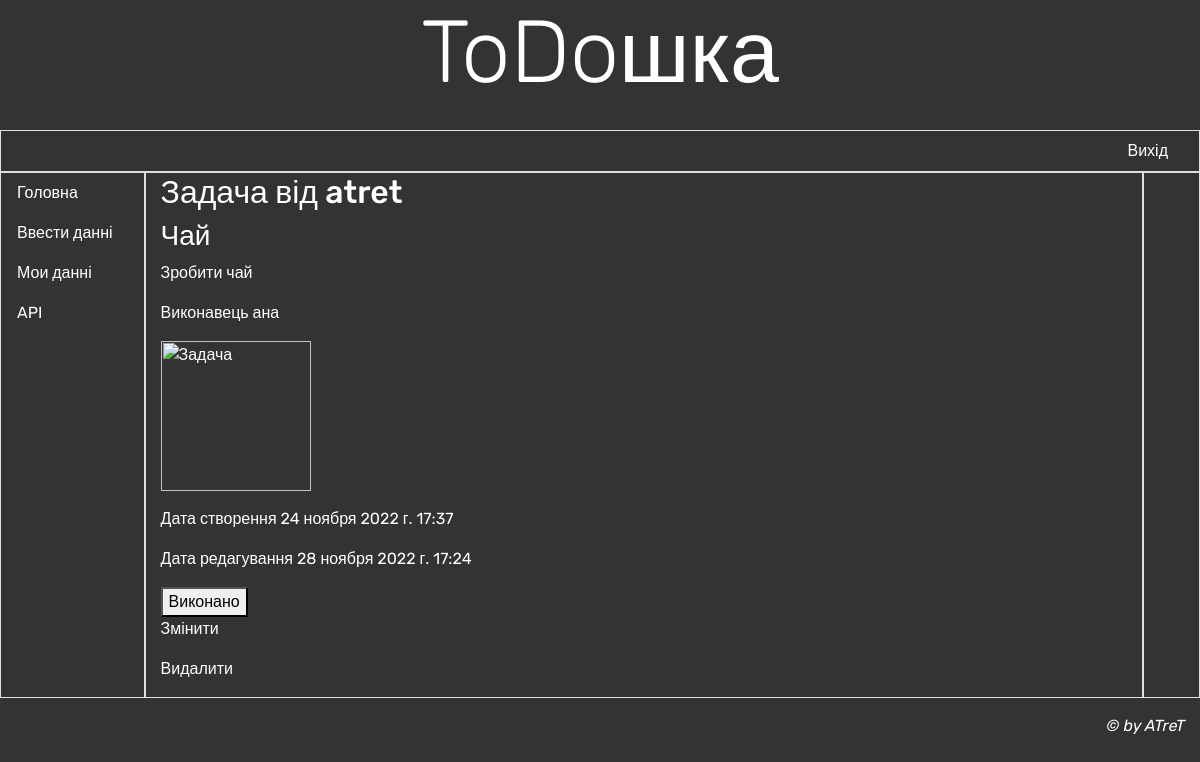
The page /dashboard/1 (signed in) on the database its author committed.
### dashboard/models.py (models this page shows, shortened)
class TodoDb(models.Model):
    author = models.ForeignKey(
        User,
        on_delete=models.CASCADE
        )
    header = models.CharField(
        max_length=100,
        verbose_name='Заголовок'
        )
    content = models.TextField(
        max_length=500,
        verbose_name='Задача'
        )
    slave = models.CharField(
        max_length=100,
        verbose_name='Виконавець'
        )
    date_add = models.DateTimeField(
        auto_now_add=True
        )
    date_update = models.DateTimeField(
        auto_now=True
        )
    photo = models.ImageField(
        blank=True,
        null=True,
        upload_to='uploads/%Y/%m/%d/',
        verbose_name='Фото'
        )
    complate = models.BooleanField(
        default= False
        )
    def is_complate(self):
        self.complate = "True"
        self.save()
    class Meta:
        verbose_name = 'Todoшка'
        verbose_name_plural = 'Todoшки'
        ordering = ['date_add']

### dashboard/views.py (the view)
# urls.py: path('<int:pk>', views.TdDetailView.as_view(), name='detail'),
class TdDetailView(LoginRequiredMixin, DetailView):
    model = TodoDb
    template_name = 'dashboard/details.html'
    context_object_name = 'detail_content'
    raise_exception = True

### dashboard/templates/dashboard/details.html (shortened to what this page needs)
{% extends "base.html" %}
{% block content %}
    <h2>Задача від {{ detail_content.author }}</h2>
    <div class="date" >
        <h3>{{ detail_content.header }}</h3>
        <p>{{ detail_content.content }}</p>
        <p>Виконавець {{ detail_content.slave }}</p>
        <p><img src="/{{ detail_content.photo }}" alt="Задача" style="width:150px;height:150px;"></p>
        <p>Дата створення {{ detail_content.date_add }}</p>
        <p>Дата редагування {{ detail_content.date_update }}</p>
        {% if request.user != detail_content.slave %}
            <button type="submit" onClick="{{ detail_content.is_complate }}">Виконано</button>
        {% endif %}
        {% if request.user == detail_content.author %}
            <p><a href='{% url "dashboard:update" detail_content.pk %}'>Змінити</a></p>
            <p><a href='{% url "dashboard:delete" detail_content.pk %}'>Видалити</a></p>
        {% endif %}
    </div>
{% endblock %}

### account/templates/base.html (style rules this page uses)
body { background-color: #333333; color: white; font-family: 'Rubik', sans-serif; }
a { color: white; }

### rows shown on the page
TodoDb: author "atret", header "Чай", content "Зробити чай", slave "ана", date_add "24 ноября 2022 г. 17:37", date_update "28 ноября 2022 г. 17:24"
